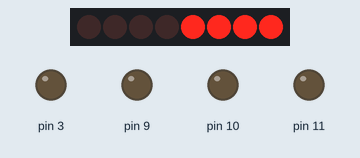
This sketch was run on a simulated Arduino Uno, built with avr-gcc and run on an emulated ATmega328P. On the bench: 8 shift-register outputs drawn as a row of LEDs (first output left, lit = HIGH), output pins drawn as LEDs (lit = HIGH). Wiring (inferred from the names in the program): shift register (74HC595): data pin 5; shift clock pin 8; latch pin 7. Wiring (inferred from the signals the program sends): row of LEDs: on Q0, Q1, Q2, Q3, Q4, Q5, Q6, Q7. Pins used as bus, display or sensor lines are not drawn.

Above: at 0.15 s.
At 6.48 s:
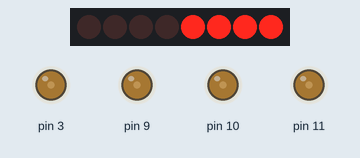
At 12.91 s:
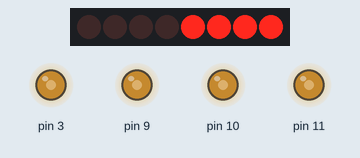
At 19.35 s:
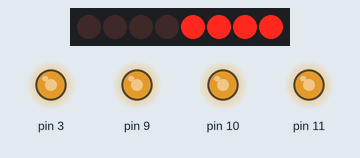
At 25.78 s:
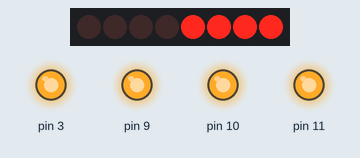
Timing chart, 0 to 40.0 s (numbered marks = the images above):
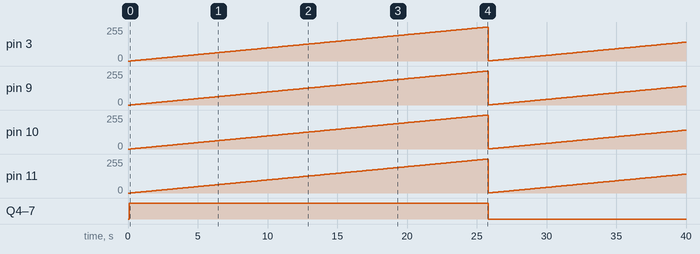

Measured:
- by itself, pin 3, pin 9: 0/255 → 1/255 at 0.20 s, → 2/255 0.10 s later, → 3/255 0.10 s later, → 4/255 0.10 s later, … (396 changes in this stretch)
- by itself, pin 10: 0/255 → 1/255 at 0.20 s, → 2/255 0.10 s later, → 3/255 0.10 s later, → 4/255 0.10 s later, … (396 changes in this stretch)
- by itself, pin 11: 0/255 → 1/255 at 0.20 s, → 2/255 0.10 s later, → 3/255 0.10 s later, → 4/255 0.10 s later, … (396 changes in this stretch)
- by itself, Q4–7: LOW → HIGH at 0.10 s, → LOW 25.7 s later

The sketch:

TestMotors.ino
```cpp
#include "CSN74HC595Controller.h"
#include "CGPOExt595.h"
#include "CMotorController.h"
#include "CMoveController.h"

#define PIN_EGPO_DS 5
#define PIN_EGPO_ST 7
#define PIN_EGPO_SH 8

CSN74HC595Controller gExtGPO(PIN_EGPO_DS,PIN_EGPO_ST,PIN_EGPO_SH);
CSN74HC595Controller *pExtGPO = &gExtGPO;

CGPOExt595 gGPO0(pExtGPO, ExtQH);
CGPOExt595 *pGPO0 = &gGPO0;
CGPOExt595 gGPO1(pExtGPO, ExtQG);
CGPOExt595 *pGPO1 = &gGPO1;
CGPOExt595 gGPO2(pExtGPO, ExtQF);
CGPOExt595 *pGPO2 = &gGPO2;
CGPOExt595 gGPO3(pExtGPO, ExtQE);
CGPOExt595 *pGPO3 = &gGPO3;

CArduinoGPO gGPIO3(3);
CArduinoGPO *pGPIO3 = &gGPIO3;
CArduinoGPO gGPIO9(9);
CArduinoGPO *pGPIO9 = &gGPIO9;
CArduinoGPO gGPIO10(10);
CArduinoGPO *pGPIO10 = &gGPIO10;
CArduinoGPO gGPIO11(11);
CArduinoGPO *pGPIO11 = &gGPIO11;

CMotorController gMotorFR(pGPO3, pGPIO3, false);
CMotorController gMotorFL(pGPO2, pGPIO9, false);
CMotorController gMotorBL(pGPO0, pGPIO10, false);
CMotorController gMotorBR(pGPO1, pGPIO11, false);


int gear = 0;
//CMotorController* pCurrentMotor;
CMoveController gMoveController(&gMotorFL, &gMotorFR, &gMotorBL, &gMotorBR);
CMoveController* pMoveController = &gMoveController;

void setup() {
  Serial.begin(115200);
  gExtGPO.Setup();
  //pCurrentMotor = &gMotorBR;
  //Serial.print("CurrentMotor : gMotorBR");

}

void loop() {


  // if (Serial.available())
  // {
  //   byte val = Serial.read();
  //   switch (val)
  //   {
  //     case 'w': {
  //       gear++;
  //       gear = gear>10?10:gear;
  //       int pow = map(gear, -10, 10, -255, 255);
  //       Serial.print("pow = "); Serial.println(pow);
  //       //pCurrentMotor->Run(pow);
  //       pMoveController-> Move(pow, 0, 0);
  //       break;
  //     }
  //     case 's': gear = 0; pMoveController->Move(0, 0, 0); break;
  //     case 'x':{
  //       gear--;
  //       gear = gear<-10?-10:gear;
  //       int pow = map(gear, -10, 10, -255, 255);
  //       Serial.print("pow = "); Serial.println(pow);
  //       //pCurrentMotor->Run(pow);
  //       pMoveController->Move(pow, 0, 0);
  //       break;
  //     }
  //     // case '1':{
  //     //   gear = 0;
  //     //   pMoveController->Move(0, 0, 0);
  //     //   // pCurrentMotor->Stop();
  //     //   // pCurrentMotor = &gMotorBR;
  //     //   // Serial.print("CurrentMotor : gMotorBR");
  //     //   // pCurrentMotor->Stop();
  //     //   break;
  //     // }
  //     // case '2':{
  //     //   gear = 0;
  //     //   pMoveController->Move(0, 0, 0);
  //     //   // pCurrentMotor->Stop();
  //     //   // pCurrentMotor = &gMotorBL;
  //     //   // Serial.print("CurrentMotor : gMotorBL");
  //     //   // pCurrentMotor->Stop();
  //     //   break;
  //     // }
  //     // case '3':{
  //     //   gear = 0;
  //     //   pMoveController->Move(0, 0, 0);
  //     //   // pCurrentMotor->Stop();
  //     //   // pCurrentMotor = &gMotorFR;
  //     //   // Serial.print("CurrentMotor : gMotorFR");
  //     //   // pCurrentMotor->Stop();
  //     //   break;
  //     // }
  //     // case '4':{
  //     //   gear = 0;
  //     //   pMoveController->Move(0, 0, 0);
  //     //   // pCurrentMotor->Stop();
  //     //   // pCurrentMotor = &gMotorFL;
  //     //   // Serial.print("CurrentMotor : gMotorFL");
  //     //   // pCurrentMotor->Stop();
  //     //   break;
  //     // }
  //   }
  // }
  //gExtGPO.Exec();
  //gMoveController.Exec();
   //gMoveController.Stop();
   for (int i = -255; i<256; i++)
   {
      delay(100);
      gMoveController.Move(i, 0, 0);
   }
   for (int i = 255; i>-256; i--)
   {
      delay(100);
      gMoveController.Move(i, 0, 0);
   }


  // gMoveController.Stop();
  // delay(1000);
  // gMoveController.Move(-64, 0, 0);
  // delay(1000);
  // gMoveController.Move(-128, 0, 0);
  // delay(1000);
  // gMoveController.Move(-192, 0, 0);
  // delay(1000);
  // gMoveController.Move(-255, 0, 0);
  // delay(1000);

  // gMoveController.Stop();
  // delay(1000);
  // gMoveController.Move(0, 64, 0);
  // delay(1000);
  // gMoveController.Move(0, 128, 0);
  // delay(1000);
  // gMoveController.Move(0, 192, 0);
  // delay(1000);
  // gMoveController.Move(0, 255, 0);
  // delay(1000);

  // gMoveController.Stop();
  // delay(1000);
  // gMoveController.Move(0, -64, 0);
  // delay(1000);
  // gMoveController.Move(0, -128, 0);
  // delay(1000);
  // gMoveController.Move(0, -192, 0);
  // delay(1000);
  // gMoveController.Move(0, -255, 0);
  // delay(1000);
}
```

CGPO.cpp
```cpp
#include "Arduino.h"
#include "CGPO.h"

//================== CArduinoGPO =====================
CArduinoGPO::CArduinoGPO(const int pinNum)
{
  _pinNum = pinNum;
  pinMode(_pinNum, OUTPUT);
}

void CArduinoGPO::On()
{
  digitalWrite(_pinNum, HIGH);
}

void CArduinoGPO::Off()
{
  digitalWrite(_pinNum, LOW);
}

void CArduinoGPO::PWM(uint8_t value)
{
  if (value < 1)
  {
    Off();
  }
  else if (value > 254)
  {
    On();
  }
  else
  {
    analogWrite(_pinNum, value);
  }
}
```

CGPO.h
```cpp
#pragma once

#include <Arduino.h>

class CGPO
{
  public:
  virtual void On() = 0;
  virtual void Off() = 0;
};

class CGPO_PWM: CGPO
{
  public:
  virtual void On() = 0;
  virtual void Off() = 0;
  virtual void PWM(uint8_t value) = 0;
};

class CArduinoGPO : public CGPO_PWM
{
  private:
  int _pinNum;

  public:
  CArduinoGPO(const int pinNum);
  virtual void On();
  virtual void Off();
  virtual void PWM(uint8_t value);
};
```

CGPOExt595.cpp
```cpp
#include "CGPOExt595.h"

CGPOExt595::CGPOExt595(CSN74HC595Controller* pGPOReg, const int pinNum)
{
  _pGPOReg = pGPOReg;
  _pinNum = pinNum;
}

void CGPOExt595::On()
{
  _pGPOReg->GPOWrite(_pinNum, true);
}

void CGPOExt595::Off()
{
  _pGPOReg->GPOWrite(_pinNum, false);
}
```

CGPOExt595.h
```cpp
#pragma once

#include "CGPO.h"
#include "CSN74HC595Controller.h"

class CGPOExt595 : public CGPO
{
  private:
  int _pinNum;
  CSN74HC595Controller* _pGPOReg;

  public:
  CGPOExt595(CSN74HC595Controller* pGPOReg, const int pinNum);
  virtual void On();
  virtual void Off();
};
```

CMotorController.cpp
```cpp
#include "Arduino.h"
#include "CMotorController.h"

CMotorController::CMotorController(CGPO* pin1, CGPO_PWM* pin2, bool isInverse = false)
{
    _IsInverse = isInverse;
    _pinConst = pin1;
    _pinPWM = pin2;
}
void CMotorController::Setup()
{
  Stop();
}

void CMotorController::Forward(byte power)
{
  if (_IsInverse)
  {
    _pinConst->On();
    _pinPWM->PWM(255-power);
  } else {
    _pinConst->Off();
    _pinPWM->PWM(power);
  }
}

void CMotorController::Backward(byte power)
{
  if (_IsInverse)
  {
    _pinConst->Off();
    _pinPWM->PWM(power);
  } else {
    _pinConst->On();
    _pinPWM->PWM(255-power);
  }
}

void CMotorController::Run(int power)
{
  int pow = constrain(power, -255, 255);

  // Serial.print("Motor Run: ");
  // Serial.print(power);
  // Serial.print(" - ");
  // Serial.println(pow);

  if (pow > 0)
  {
    Forward(pow);
  }
  else
  {
    Backward(-pow);
  }
}

void CMotorController::Stop()
{
  _pinConst->Off();
  _pinPWM->Off();
}
```

CMotorController.h
```cpp
#ifndef file_CMotorController
#define file_CMotorController
#include <Arduino.h>
#include "CGPO.h"

class CMotorController
{
  private:
    bool _IsInverse;
    CGPO* _pinConst;
    CGPO_PWM* _pinPWM;

  public:
  CMotorController( CGPO* pin1, CGPO_PWM* pin2, bool isInverse = false);
  void Setup();
  void Forward(byte power);
  void Backward(byte power);
  void Run(int power);
  void Stop();
};

#endif
```

CMoveController.cpp
```cpp
#include "CMoveController.h"

CMoveController::CMoveController(CMotorController* motorFL, CMotorController* motorFR, CMotorController* motorBL, CMotorController* motorBR)
{
    _motorFL = motorFL;
    _motorFR = motorFR;
    _motorBL = motorBL;
    _motorBR = motorBR;

}

void CMoveController::Setup() {
}

void CMoveController::Exec(){
};

void CMoveController::Stop() {
  _motorFL->Stop();
  _motorFR->Stop();
  _motorBL->Stop();
  _motorBR->Stop();
}

void CMoveController::Move(const int chMove, const int chTurn, const int chShift) {
  _motorFL->Run(chMove - chTurn + chShift);
  _motorFR->Run(chMove + chTurn - chShift);
  _motorBL->Run(chMove - chTurn - chShift);
  _motorBR->Run(chMove + chTurn + chShift);
}
```

CMoveController.h
```cpp
#pragma once

#include "CMotorController.h"

class CMoveController
{
  private:
    CMotorController* _motorFL;
    CMotorController* _motorFR;
    CMotorController* _motorBL;
    CMotorController* _motorBR;

  public:
  CMoveController(CMotorController* motorFL, CMotorController* motorFR, CMotorController* motorBL, CMotorController* motorBR);
  void Setup();
  void Exec();
  void Stop();

  void Move(const int chMove, const int chTurn, const int chShift);
};
```

CSN74HC595Controller.cpp
```cpp
#include "CSN74HC595Controller.h"

CSN74HC595Controller::CSN74HC595Controller(const int pinDS, const int pinST, const int pinSH) {
  _pinDS = pinDS;
  _pinSH = pinSH;
  _pinST = pinST;
  _outreg = 0b00000000;
}

void CSN74HC595Controller::Setup() {
  pinMode(_pinDS, OUTPUT);
  pinMode(_pinSH, OUTPUT);
  pinMode(_pinST, OUTPUT);

  digitalWrite(_pinST, LOW);
  registerWrite();
}

void CSN74HC595Controller::Exec() {
}

void CSN74HC595Controller::GPOWrite(const int pinNumber, const bool pinValue) {
  byte tmp = _outreg;
  bitWrite(tmp, pinNumber, pinValue);
  registerWrite(tmp);
}

void CSN74HC595Controller::registerWrite() {
  for (int i = 0; i < 8; i++) {
    digitalWrite(_pinSH, LOW);
    digitalWrite(_pinDS, bitRead(_outreg, i));
    digitalWrite(_pinSH, HIGH);
  }

  digitalWrite(_pinST, HIGH);
  digitalWrite(_pinST, LOW);
}

void CSN74HC595Controller::registerWrite(const byte regValue) {
  _outreg = regValue;

  registerWrite();
}
```

CSN74HC595Controller.h
```cpp
#ifndef CSN74HC595ControllerFile
#define CSN74HC595ControllerFile

#include <Arduino.h>

//Выходы SN74HC595
// 14 / DS / SER / вход для последовательных данных
// 12 / ST_CP / RCLK / синхронизация выходов (защелка)
// 11 / SH_CP / SRCLK / вход для тактовых импульсов

#define ExtQH 0
#define ExtQG 1
#define ExtQF 2
#define ExtQE 3
#define ExtQD 4
#define ExtQC 5
#define ExtQB 6
#define ExtQA 7

class CSN74HC595Controller{
private:
  int _pinDS;
  int _pinSH;
  int _pinST;
  byte _outreg;
public:
  CSN74HC595Controller(const int pinDS, const int pinST, const int pinSH);
  void Setup();
  void Exec();
  void GPOWrite(const int pinNumber, const bool pinValue);
  void registerWrite();
  void registerWrite(const byte regValue);
};

#endif
```
